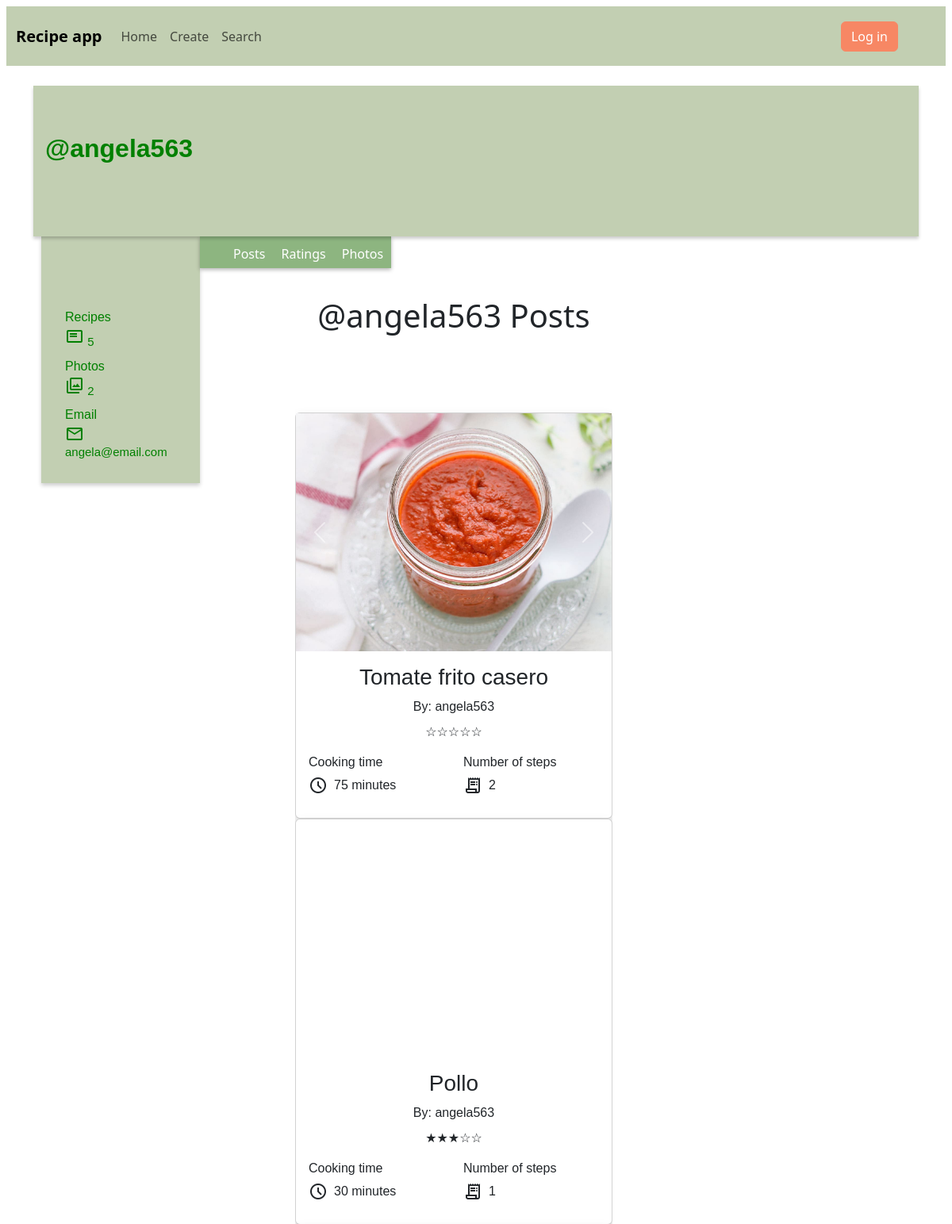
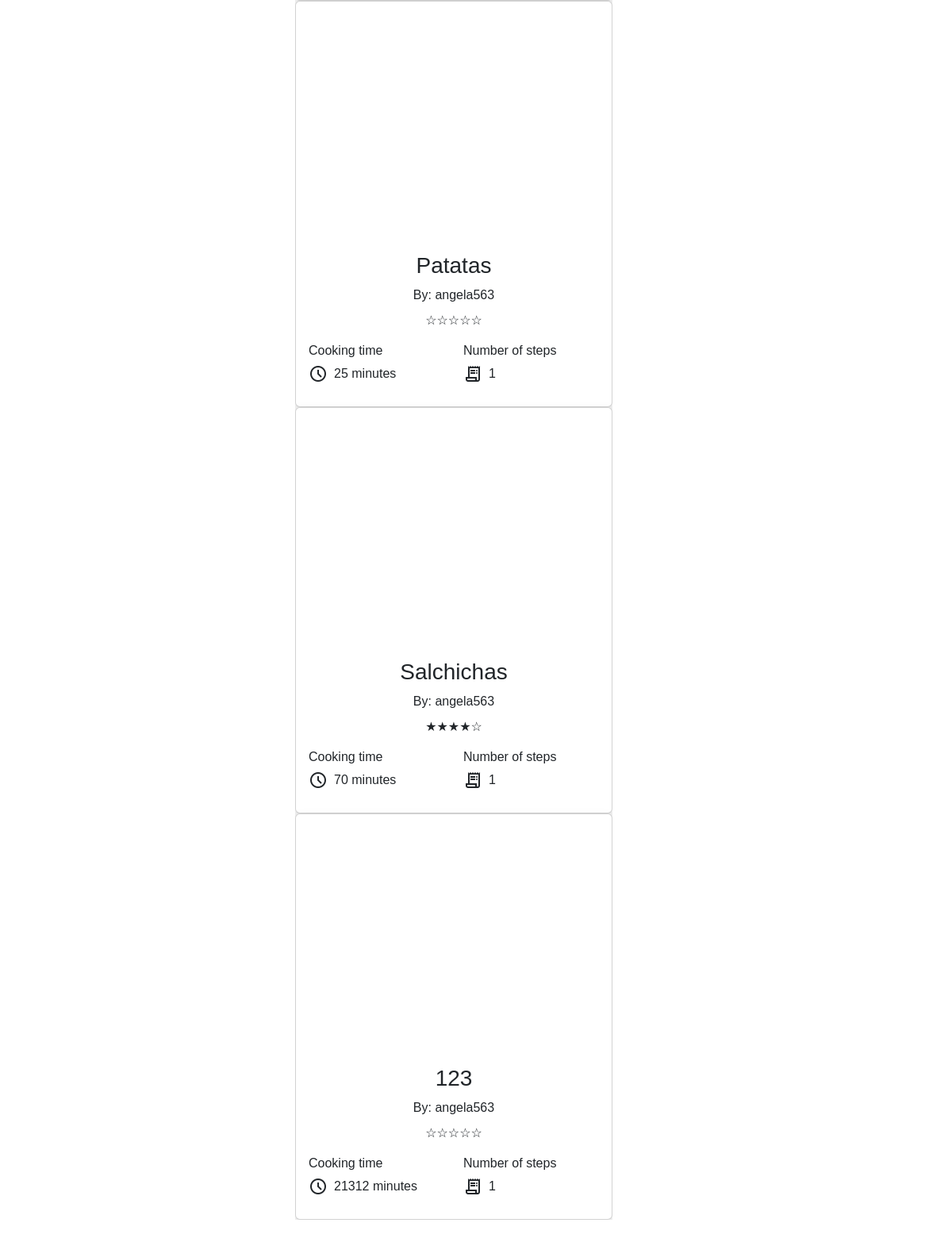
Page /user/1 on the committed database (2 pictures, top to bottom).
### app/model.py (models this page shows, shortened)
class User(flask_login.UserMixin, db.Model):
    id = db.Column(db.Integer, primary_key=True)
    email = db.Column(db.String(512), unique=True)
    password = db.Column(db.String(512))
    name = db.Column(db.String(512))
    recipes = db.relationship('Recipe', back_populates='user')
    photos = db.relationship('Photo', back_populates='user')
    ratings = db.relationship('Rating', back_populates='user')
    bookmarks = db.relationship('Bookmark', back_populates='user')

class Photo(db.Model):
    id = db.Column(db.Integer, primary_key=True)
    user_id = db.Column(db.Integer, db.ForeignKey('user.id'))
    file_extension = db.Column(db.String(8), nullable=False)
    recipe_id = db.Column(db.Integer, db.ForeignKey('recipe.id'))
    user = db.relationship('User', back_populates='photos')
    recipe = db.relationship('Recipe', back_populates='photos')

class Recipe(db.Model):
    id = db.Column(db.Integer, primary_key=True)
    title = db.Column(db.String(512))
    user_id = db.Column(db.Integer, db.ForeignKey('user.id'))
    user = db.relationship('User', back_populates='recipes')
    description = db.Column(db.Text)
    cooking_time = db.Column(db.Integer)
    steps = db.relationship('Step', back_populates='recipe')
    bookmarks = db.relationship('Bookmark', back_populates='recipe')
    qIngredients = db.relationship('QIngredient', back_populates='recipe')
    photos = db.relationship('Photo', back_populates='recipe')
    ratings = db.relationship('Rating', back_populates = 'recipe')
    drinks = db.relationship('Drink', back_populates = 'recipe')
    def mean_rating(self):
        avg_rating = db.session.query(func.avg(Rating.value)).filter_by(recipe_id=self.id).scalar()
        if avg_rating is None:
            return None
        return round(avg_rating, 2)
    def stars_representation(self):
        mean_rating = self.mean_rating()
        if mean_rating is None:
            mean_rating = 0
        num_full_stars = int(mean_rating)
        num_half_stars = 1 if mean_rating % 1 >= 0.5 else 0
        num_empty_stars = 5 - num_full_stars - num_half_stars
        return "★" * num_full_stars + "½" * num_half_stars + "☆" * num_empty_stars
    def num_steps(self):
        return len(self.steps)

### app/main.py (the view)
@bp.route('/user/<int:user_id>', methods= ['GET'])
def user(user_id):
    query = db.select(model.User).where(model.User.id == user_id)
    user= db.session.execute(query).scalar_one()
    number_recipes = len(user.recipes)
    number_photos = len(user.photos)
    return render_template('user/user.html', user = user, number_recipes = number_recipes, number_photos= number_photos)

### app/templates/user/user.html (shortened to what this page needs)
{%extends 'base.html' %}
{%block content%}
<div class="container">
    <div class="profile-header">
        <div class="profile-nav-info">
            <div class="user-name">
                <h2>@{{user.name}}</h2>
            </div>
        </div>
    </div>
    <div class="main-bd">
        <div class="left-side">
            <div class="profile-side">
                <div class="number-recipes">
                    Recipes
                    <p>
                        <span class="material-symbols-outlined">
                        </span>
                        {{number_recipes}}
                    </p>
                </div>
                <div class="number-photos">
                    Photos
                    <p>
                        <span class="material-symbols-outlined">
                        </span>
                        {{number_photos}}
                    </p>
                </div>
                <div class="email">
                    Email
                    <p>
                        <span class="material-symbols-outlined">
                        </span>
                        {{user.email}}
                    </p>
                </div>
            </div>
        </div>
        <div class="right-side">
            <div class="nav">
                <ul>
                    <li onclick="tabs(0)" class = 't-post-active-'>Posts</li>
                    <li onclick="tabs(1)" class = 't-rating'>Ratings</li>
                    <li onclick="tabs(2)" class = 't-photo'>Photos</li>
                </ul>
            </div>
            <div class="profile-body">
                <div class="profile-posts tab">
                    <h1>@{{user.name}} Posts</h1>
                    <section class = 'user-recipes'>
                        <div class = 'body'>
                            {%for recipe in user.recipes%}
                                {%include 'main/recipe_template.html' %}
                            {%endfor%}
                        </div>
                    </section>
                </div>
            </div>
        </div>
    </div>
</div>
{%endblock%}

### app/templates/base.html (shortened to what this page needs)
<html>
    <head>
        <link rel="stylesheet" href="{{ url_for('static', filename='styles/style.css') }}">
        <link rel="stylesheet" href="{{ url_for('static', filename='styles/style1.css') }}">
        <link rel="stylesheet" href="{{ url_for('static', filename='styles/sign-in.css') }}">
        <link rel="stylesheet" href="{{ url_for('static', filename='styles/user.css') }}">
        <link rel="stylesheet" href="{{ url_for('static', filename='styles/recipe_creation.css') }}">
        <link rel="stylesheet" href="{{ url_for('static', filename='styles/recipe_page.css') }}">
        <link rel="stylesheet" href="{{ url_for('static', filename='styles/mainpage.css') }}">
        <link rel="stylesheet" href="{{ url_for('static', filename='styles/navbar.css') }}">
        <link href="https://cdn.jsdelivr.net/npm/bootstrap@5.3.2/dist/css/bootstrap.min.css" rel="stylesheet">
    </head>
    <body>
        <header class ='header'>
            <nav class="navbar navbar-light navbar-expand-lg">
                <div class="container-fluid">
                    <a class="navbar-brand" href="/">Recipe app</a>
                    <div class="collapse navbar-collapse" id="navbarSupportedContent">
                        <ul class="navbar-nav">
                            <li class ='nav-item'>
                                <a class='nav-link' href='/'>Home</a>
                            </li>
                            <li class ='nav-item'>
                                <a class='nav-link' href='/recipe_creation'>Create</a>
                            </li>
                            <li class ='nav-item'>
                                <a class="nav-link" href="{{url_for('main.search')}}">Search</a>
                            </li>
                        </ul>
                    </div>
                    {% if current_user.is_authenticated: %}
                        <div class ="username">Hello, {{current_user.name}}</div>
                        <div class ="logout">
                            <form action = "{{url_for('auth.logout_post')}}" method="post">
                                <button class="btn btn-primary mx-3" type="submit">Log out</button>
                            </form>
                        </div>
                    {%else%}
                    <div class ="login">
                        <a class="btn btn-primary btn-login mx-5" href="{{url_for('auth.login')}}">
                            Log in
                        </a>
                    </div>
                    {% endif %}
                </div>
            </nav>
        </header>
        <section class="content">
            {% block content %}{% endblock %}
        </section>
    </body>
</html>

### app/templates/main/recipe_template.html (shortened to what this page needs)
<div class= 'col'>
    <div class="card shadow rounded" style="width: 25rem; height: 32rem;">
        {% if recipe.photos %}
        <div id="carousel-{{recipe.id}}" class="carousel slide">
            <div class="carousel-inner" style="height: 300px; overflow: hidden;">
                {% for recipe_photo in recipe.photos %}
                    {%if recipe.user == recipe_photo.user%}
                        {%set photos = True %}
                        <div class="carousel-item {% if loop.first %}active{% endif %}">
                            <a href="{{ url_for('main.recipe', recipe_id=recipe.id) }}" style="color: inherit; text-decoration: none;">
                                <img class="img-fluid" src="{{ url_for('static', filename='photos/photo-' ~ recipe_photo.id ~ '.' ~ recipe_photo.file_extension) }}" alt="photo">
                            </a>
                        </div>
                    {%endif%}
                    {%if loop.last and photos != True %}
                        <div id="carousel-{{recipe.id}}" class="carousel slide">
                            <div class="carousel-inner" style="height: 300px; overflow: hidden;">
                                <div class="carousel-item active">
                                    <a href="{{ url_for('main.recipe', recipe_id=recipe.id) }}" style="color: inherit; text-decoration: none;">
                                        <img class="img-fluid" src="{{ url_for('static', filename='photos/noimage.png') }}" alt="photo">
                                    </a>
                                </div>
                            </div>
                            <button class="carousel-control-prev" type="button" data-bs-target="#carousel-{{recipe.id}}" data-bs-slide="prev">
                            </button>
                            <button class="carousel-control-next" type="button" data-bs-target="#carousel-{{recipe.id}}" data-bs-slide="next">
                            </button>
                        </div>
                    {%endif%}
                {% endfor %}
            </div>
            <button class="carousel-control-prev" type="button" data-bs-target="#carousel-{{recipe.id}}" data-bs-slide="prev">
                <span class="carousel-control-prev-icon" aria-hidden="true"></span>
            </button>
            <button class="carousel-control-next" type="button" data-bs-target="#carousel-{{recipe.id}}" data-bs-slide="next">
                <span class="carousel-control-next-icon" aria-hidden="true"></span>
            </button>
        </div>
        {% else %}
        <div id="carousel-{{recipe.id}}" class="carousel slide">
            <div class="carousel-inner" style="height: 300px; overflow: hidden;">
                <div class="carousel-item active">
                    <a href="{{ url_for('main.recipe', recipe_id=recipe.id) }}" style="color: inherit; text-decoration: none;">
                        <img class="img-fluid" src="{{ url_for('static', filename='photos/noimage.png') }}" alt="photo">
                    </a>
                </div>
            </div>
            <button class="carousel-control-prev" type="button" data-bs-target="#carousel-{{recipe.id}}" data-bs-slide="prev">
                <span class="carousel-control-prev-icon" aria-hidden="true"></span>
            </button>
            <button class="carousel-control-next" type="button" data-bs-target="#carousel-{{recipe.id}}" data-bs-slide="next">
                <span class="carousel-control-next-icon" aria-hidden="true"></span>
            </button>
        </div>
        {% endif %}
        <div class = "card-body">
            <h3 class="card-title">
                <a href="{{url_for('main.recipe', recipe_id = recipe.id)}}" style="color: inherit; text-decoration: none;">
                {{ recipe.title }}
                </a>
            </h3>
            <p class="card-title">
                <a href="{{url_for('main.user', user_id = recipe.user.id)}}" style="color: inherit; text-decoration: none;">
                    By: {{recipe.user.name}}
                </a>
            </p>
            <p>{{ recipe.stars_representation() }}</p>
            <div class="row text-start">
                <div class="col">
                    <h6>Cooking time</h6>
                    <p class="d-flex align-items-center justify-content-start">
                        <span class="material-symbols-outlined">
                        </span>
                        <span class="px-2">
                            {{recipe.cooking_time}} minutes
                        </span>
                    </p>
                </div>
                <div class="col">
                    <h6>Number of steps</h6>
                    <p class="d-flex align-items-center justify-content-start">
                        <span class="material-symbols-outlined">
                        </span>
                        <span class="px-2">
                            {{ recipe.num_steps() }}
                        </span>
                    </p>
                </div>
            </div>
        </div>
    </div>
</div>

### app/static/styles/style.css (style rules this page uses)
body { color: black; }

### app/static/styles/style1.css (style rules this page uses)
body { font-family: 'Arial', sans-serif; background-color:#fff; color: #333; margin: 0; }

### app/static/styles/user.css (style rules this page uses)
* { padding:0; margin:0; box-sizing: border-box; }
.body { background: white; overflow: hidden; padding-top:90px; font-family: Neucha, sans-serif; margin: 0 100px; }
.profile-header { background: #C2CFB2; width: 100%; display:flex; height: 190px; position: relative; box-shadow: 0px 3px 4px rgba(0,0,0,.2); }
.profile-nav-info { float: left; flex-direction: column; justify-content: center; padding-top: 60px; }
.profile-nav-info .user-name h2 { padding-left: 15px; color: green; font-size: 2rem; font-family: sans-serif; font-weight: bold; }
.main-bd { width: 100%; display: flex; padding-right: 15px; }
.profile-side { color: green; width: 200px; background: #C2CFB2; box-shadow: 0px 3px 5px rgba(0,0,0,.2); padding: 90px 30px 20px; font-family: sans-serif; margin-left: 10px; z-index: 90; }
.profile-side p { margin-bottom: 7px; font-size: 15px; }
.nav { width: 100% auto; z-index: -1; color:white; }
.nav ul { display:flex; justify-content: center; list-style-type: none; height: 40px; background: #8DB580; box-shadow: 0px 2px 5px rgba(0,0,0,.3); }
.nav ul li { padding:10px; width: 100%; cursor:pointer; text-align: center; transition: all .2x ease-in-out; }
.profile-body { width: 100%; z-index: -1; }
.tab { padding:20px; width: 100%; text-align:center; display: none; }

### app/static/styles/recipe_creation.css (style rules this page uses)
*, *::before, *::after { box-sizing: border-box; }
body { font-family: sans-serif; font-size: 100%; color: #222; background-image: url(app/static/styles/images.jpg); background-repeat: no-repeat; background-size: cover; background-position: center; background-color: #f78764ad; padding: 8; margin: 0; box-sizing: border-box; }
.align-items-center { align-items: center!important; }
.d-flex { display: flex!important; }
label, button { display: block; margin-top: 1em; }

### app/static/styles/recipe_page.css (style rules this page uses)
.material-symbols-outlined { font-variation-settings: 'FILL' 0, 'wght' 400, 'GRAD' 0, 'opsz' 24 }

### app/static/styles/mainpage.css (style rules this page uses)
.card { transition: all 0.3s; }

### app/static/styles/navbar.css (style rules this page uses)
header { height: 100px; }
.navbar { height: 75px; background-color: #C2CFB2; }
.navbar-brand { font-weight: 900; transition: all 0.3s; }
.nav-item { font-weight: 500; transition: all 0.3s; }
.btn-primary, .btn-primary:hover, .btn-primary:active, .btn-primary:visited { background-color: #F78764 !important; border-color:#F78764 !important ; transition: all 0.3s; }

### rows in the picture
User: name "angela563", email "angela@email.com"
Recipe: title "Tomate frito casero", user.name "angela563", stars_representation "☆☆☆☆☆", cooking_time "75", num_steps "2"
Recipe: title "Pollo", user.name "angela563", stars_representation "★★★☆☆", cooking_time "30", num_steps "1"
Recipe: title "Patatas", user.name "angela563", stars_representation "☆☆☆☆☆", cooking_time "25", num_steps "1"
Recipe: title "Salchichas", user.name "angela563", stars_representation "★★★★☆", cooking_time "70", num_steps "1"
Recipe: title "123", user.name "angela563", stars_representation "☆☆☆☆☆", cooking_time "21312", num_steps "1"

### other values in the picture
{{ number_recipes }} "5"
{{ number_photos }} "2"
